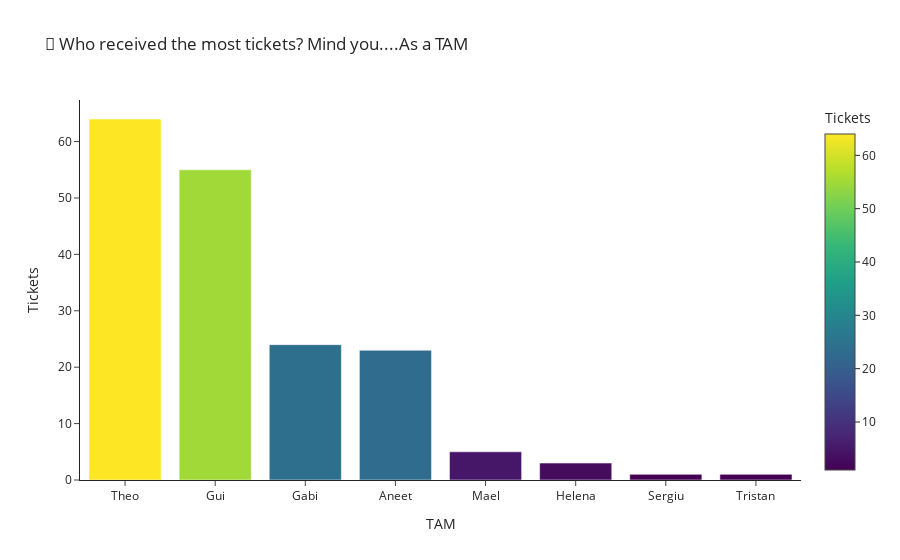

The code cell stored with this chart in its notebook:
### Code cell
# Who received the most tickets? (by TAM)
import plotly.express as px

tam_col = "TAM"  # column name from your CSV

tam_recv_df = (
    df
    # clean up the TAM column
    .assign(**{tam_col: df[tam_col].astype("string").str.strip().str.replace(r"\s+", " ", regex=True)})
    # drop blanks / NaNs / "not found"
    .loc[lambda d: d[tam_col].notna()
                  & (d[tam_col] != "")
                  & (~d[tam_col].str.lower().isin(["not found", "nan", "none"])) ]
    # aggregate
    .groupby(tam_col, as_index=False)
    .size()
    .rename(columns={"size": "tickets_received"})
    .sort_values("tickets_received", ascending=False)
)

fig = px.bar(
    tam_recv_df,
    x=tam_col, y="tickets_received", color="tickets_received",
    title="🎯 Who received the most tickets? Mind you....As a TAM",
    labels={"tickets_received": "Tickets", tam_col: "TAM"},
    template="simple_white"
)
fig.update_layout(showlegend=False)
fig.update_xaxes(categoryorder="total descending")
fig.show()

### Figure 1 — Plotly figure (JSON) as saved in the notebook; plotly's stock layout.template omitted (floating-point values rounded to 4 significant figures)
{"data": [{"alignmentgroup": "True", "hovertemplate": "TAM=%{x}<br>Tickets=%{marker.color}<extra></extra>", "legendgroup": "", "marker": {"color": [64, 55, 24, 23, 5, 3, 1, 1], "coloraxis": "coloraxis", "pattern": {"shape": ""}}, "name": "", "offsetgroup": "", "orientation": "v", "showlegend": false, "textposition": "auto", "type": "bar", "x": ["Theo", "Gui", "Gabi", "Aneet", "Mael", "Helena", "Sergiu", "Tristan"], "xaxis": "x", "y": [64, 55, 24, 23, 5, 3, 1, 1], "yaxis": "y"}], "layout": {"barmode": "relative", "coloraxis": {"colorbar": {"title": {"text": "Tickets"}}, "colorscale": [[0, "#440154"], [0.1111, "#482878"], [0.2222, "#3e4989"], [0.3333, "#31688e"], [0.4444, "#26828e"], [0.5556, "#1f9e89"], [0.6667, "#35b779"], [0.7778, "#6ece58"], [0.8889, "#b5de2b"], [1, "#fde725"]]}, "legend": {"tracegroupgap": 0}, "showlegend": false, "title": {"text": "🎯 Who received the most tickets? Mind you....As a TAM"}, "xaxis": {"anchor": "y", "categoryorder": "total descending", "domain": [0, 1], "title": {"text": "TAM"}}, "yaxis": {"anchor": "x", "domain": [0, 1], "title": {"text": "Tickets"}}}}
